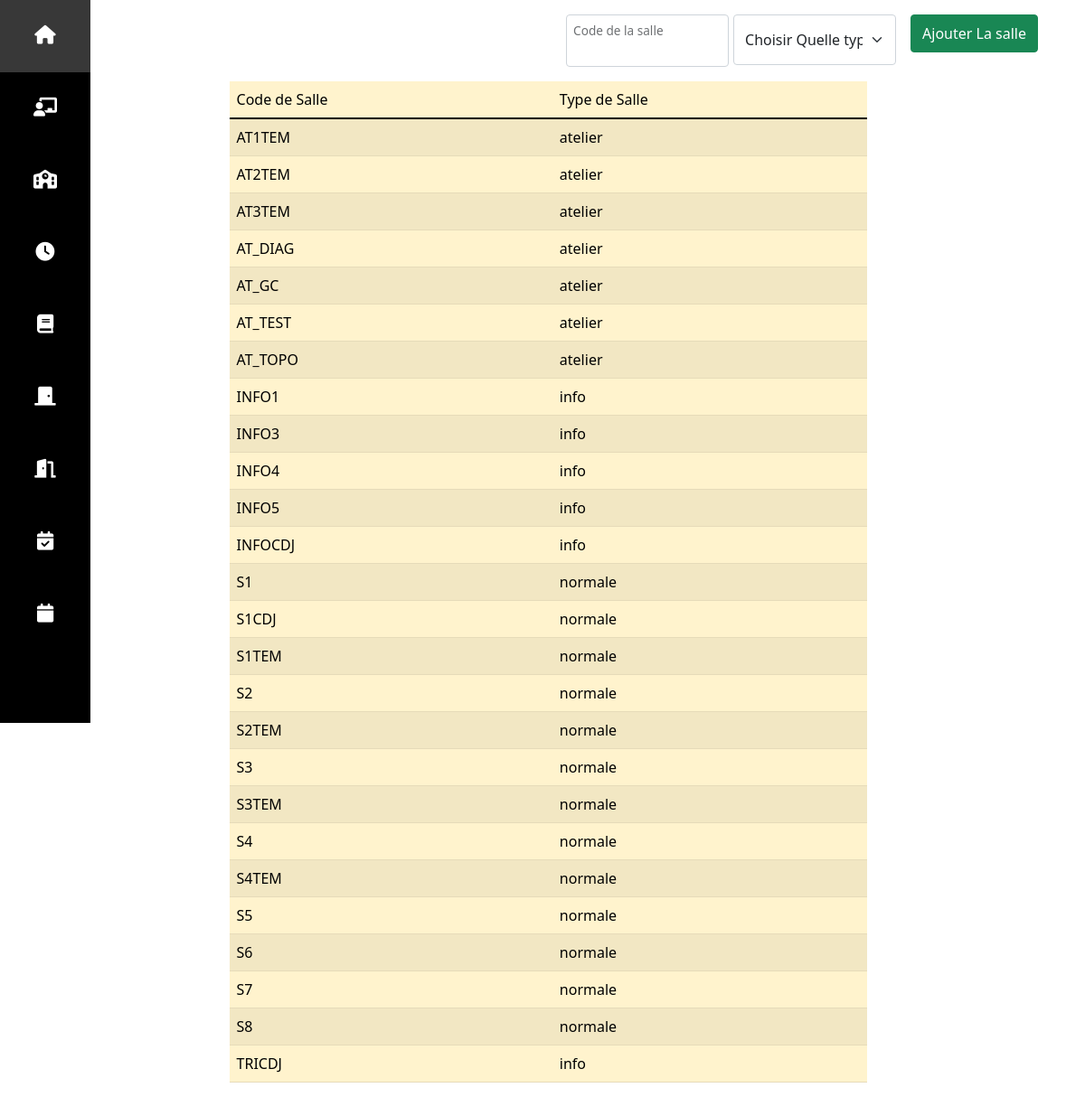
Page /views/ajouterSalle.php on the committed database.
### tables this page shows
CREATE TABLE "salle" (
	"codeSalle"	TEXT,
	"typeSalle"	TEXT,
	PRIMARY KEY("codeSalle")
);

### app/SQLiteSelect.php (called while the page is built, shortened)
<?php
class SQLiteSelect {
    private $cnx;
    public function __construct($cnx) {
        $this->cnx = $cnx;
    }
    public function getSalles(){
        $stmt = $this->cnx->query('SELECT * from salle ORDER BY codeSalle');
        $salles = [];
        while ($row = $stmt->fetch(\PDO::FETCH_ASSOC)) {
            $salles[] = [
            'codeSalle' => $row['codeSalle'],
            'typeSalle' => $row['typeSalle']
            ];
        }
            return $salles;
    }
}

### views/ajouterSalle.php (the view, shortened to what this page needs)
<?php
     require '../cnx.php';
?>
<?php include 'dashMenu.php'; ?>
<div class="col-sm-11">
<div  class="container-fluid" id="content-add-salle">
    <div class="row">
        <div class="col-sm-12 dashSalle">
            <div class="addTeacherFormWrapper">
                <form method="POST" id="salleForm">
                    <div class="form-floating my-3">
                        <input type="text" class="form-control" id="codeS" name="codeS">
                        <label for="nomF">Code de la salle</label>
                    </div>
                    <select class="form-select form-control my-3" aria-label="Default select example" name="typeS">
                        <option selected>Choisir Quelle type de salle s'agit elle :</option>
                    </select>
                    <div class="input-group mb-3">
                        <button type="button" class=" my-3 btn btn-success mx-3" id="submit" name="ajouterSalle"  onclick="save_class();return false;">Ajouter La salle</button>
                    </div>
                </form>
            </div>
        </div>
        <div class='col-sm-11 mainSalle'>
            <div id="salleList">
                <?php
                    $select = new SQLiteSelect($cnx);
                    $salles = $select->getSalles();
                    echo "<center><table class='table table-warning table-striped w-75'>
                    <thead><tr><td>Code de Salle</td><td>Type de Salle</td></tr><tbody>";
                    foreach($salles as $salle){
                        echo "<tr><td>".$salle['codeSalle']."</td><td>".$salle['typeSalle']."</td></tr>";
                    }
                    echo "</tbody></table>";
                ?>
            </div>
        </div>
    </div>
</div>
</div>
</body>
</html>

### rows in the picture
salle: codeSalle "AT1TEM", typeSalle "atelier"
salle: codeSalle "AT2TEM", typeSalle "atelier"
salle: codeSalle "AT3TEM", typeSalle "atelier"
salle: codeSalle "AT_DIAG", typeSalle "atelier"
salle: codeSalle "AT_GC", typeSalle "atelier"
salle: codeSalle "AT_TEST", typeSalle "atelier"
salle: codeSalle "AT_TOPO", typeSalle "atelier"
salle: codeSalle "INFO1", typeSalle "info"
salle: codeSalle "INFO3", typeSalle "info"
salle: codeSalle "INFO4", typeSalle "info"
salle: codeSalle "INFO5", typeSalle "info"
salle: codeSalle "INFOCDJ", typeSalle "info"
salle: codeSalle "S1", typeSalle "normale"
salle: codeSalle "S1CDJ", typeSalle "normale"
salle: codeSalle "S1TEM", typeSalle "normale"
salle: codeSalle "S2", typeSalle "normale"
salle: codeSalle "S2TEM", typeSalle "normale"
salle: codeSalle "S3", typeSalle "normale"
salle: codeSalle "S3TEM", typeSalle "normale"
salle: codeSalle "S4", typeSalle "normale"
salle: codeSalle "S4TEM", typeSalle "normale"
salle: codeSalle "S5", typeSalle "normale"
salle: codeSalle "S6", typeSalle "normale"
salle: codeSalle "S7", typeSalle "normale"
salle: codeSalle "S8", typeSalle "normale"
salle: codeSalle "TRICDJ", typeSalle "info"
